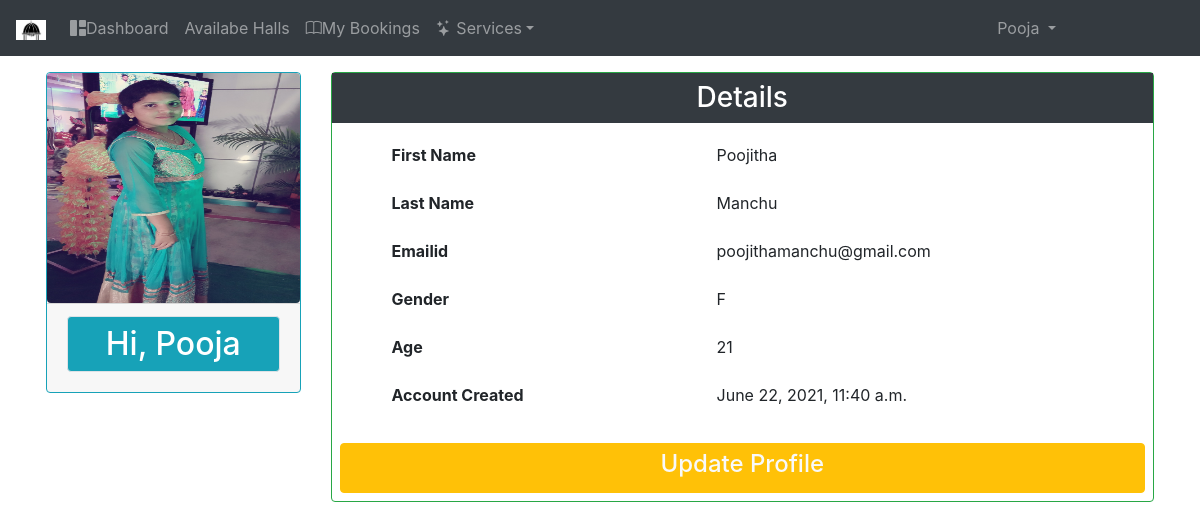
/pfle/ (signed in), run on the app's committed database.
### HallBooking/models.py (models this page shows)
class User(AbstractUser):
	g = [('M','Male'),('F','Female'),('O','Others')]
	gender = models.CharField(max_length=10,choices=g)
	age = models.IntegerField(default=18)
	mobile_no = models.CharField(max_length=10)
	dob = models.DateField(null=True)
	pid_no=models.CharField(max_length=10)
	address_line1=models.CharField(max_length=200)
	address_line2=models.CharField(max_length=200)
	city=models.CharField(max_length=30)
	state=models.CharField(max_length=30)
	country=models.CharField(max_length=30)
	im = models.ImageField(upload_to="Profile_pics/",default="avatar.png")
	r = [(0,'guest'),(1,'user'),(2,'manager')]
	role = models.IntegerField(choices=r,default=0)

### HallBooking/views.py (the view)
# urls.py: path('pfle/',views.prfle,name="pf"),
@login_required
def prfle(request):
	return render(request,'html/profile.html')

### HallBooking/templates/html/profile.html (shortened to what this page needs)
{% extends 'html/base.html' %}
{% load static %}
{% block content %}
<body id="bg" style="background-image: url('{% static 'img/about5.jpg' %}');">
</body>
<div class="container-fluid">
	<div class="row mt-3 mx-3">
		<div class="col-md-3 h-100">
			<div class="card border-info">
				<img src="{{user.im.url}}" class="card-img-top rounded" height="230px" width="100%"/>
				<div class="card-footer">
					<h2 class="bg-info text-center text-white border rounded p-2">Hi, {{user.username}}</h2>
				</div>
			</div>
		</div>
		<div class="col-md">
			<div class="card border-success">
				<h3 class="bg-dark text-white text-center p-2">Details</h3>
				<table class="table table-borderless mx-5">
					<tr>
						<th>First Name</th>
						<td>{{user.first_name}}</td>
					</tr>
					<tr>
						<th>Last Name</th>
						<td>{{user.last_name}}</td>
					</tr>
					<tr>
						<th>Emailid</th>
						<td>{{user.email}}</td>
					</tr>
					<tr>
						<th>Gender</th>
						<td>{{user.gender}}</td>
					</tr>
					<tr>
						<th>Age</th>
						<td>{{user.age}}</td>
					</tr>
					<tr>
						<th>Account Created</th>
						<td>{{user.date_joined}}</td>
					</tr>
				</table>
				<a href="{% url 'upf' %}" class="btn btn-warning m-2 text-light"><h4>Update Profile</h4></a>
			</div>
		</div>
	</div>
</div>
{% endblock %}

### HallBooking/templates/html/navbar.html (shortened to what this page needs)
{% load static %}
<nav class="navbar navbar-expand-md bg-dark navbar-dark">
  <a class="navbar-brand" href="{% url 'hm' %}">
    <img src="{% static 'img/logo3.png' %}" alt="logo" style="width:30px;height:20px;">
  </a>
  <div class="collapse navbar-collapse" id="collapsibleNavbar">
    <ul class="navbar-nav">
      {% if not user.is_authenticated %}
      <li class="nav-item">
        <a class="nav-link" href="{% url 'hm' %}"><i class="bi bi-house-fill"></i>Home</a>
      </li>
      <li class="nav-item">
        <a class="nav-link" href="{% url 'ab' %}"><i class="bi bi-info-circle-fill"></i>About</a>
      </li>
      <li class="nav-item">
        <a class="nav-link" href="{% url 'cn' %}"><i class="bi bi-telephone-fill"></i></i>Contact</a>
      </li>
      <li class="nav-item">
        <a class="nav-link" href="{% url 'rg' %}">Registration</a>
      </li>
    {% elif user.role == 1 %}
    <li class="nav-item">
      <a class="nav-link" href="{% url 'dsh' %}"><i class="bi bi-grid-1x2-fill"></i>Dashboard</a>
    </li>
    <li class="nav-item">
        <a class="nav-link" href="{% url 'avh' %}">Availabe Halls</a>
    </li>
    <li class="nav-item">
        <a class="nav-link" href="{% url 'mybookings' %}"><i class="bi bi-book"></i>My Bookings</a>
    </li>
    <li class="dropdown">
      <a class="nav-link dropdown-toggle" type="button" data-toggle="dropdown"><i class="bi bi-stars"></i> Services</a>
    </li>
    {% endif %}
  </ul>
    <ul class="navbar-nav ml-auto" style="margin-right:120px">
      {% if not user.is_authenticated %}
      <li class="nav-item">
        <a class="nav-link" href="{% url 'lg' %}"><i class="bi bi-person-check-fill"></i>Login</a>
      </li>
      {% else %}
      <li class="dropdown">
      <a type="button" class="nav-link dropdown-toggle" data-toggle="dropdown">
         {{user.username}}
       </a>
    </li>
    {% endif %}
    </ul>
  </div>
</nav>

### HallBooking/static/css/comment.css (style rules this page uses)
#bg { background-repeat: no-repeat; background-size: 1800px 900px; background-position: top; background-attachment: fixed; }

### data on the page
User: username "Pooja", im (picture), first_name "Poojitha", last_name "Manchu", email "poojithamanchu@gmail.com", gender "F", age "21", date_joined "June 22, 2021, 11:40 a.m."
